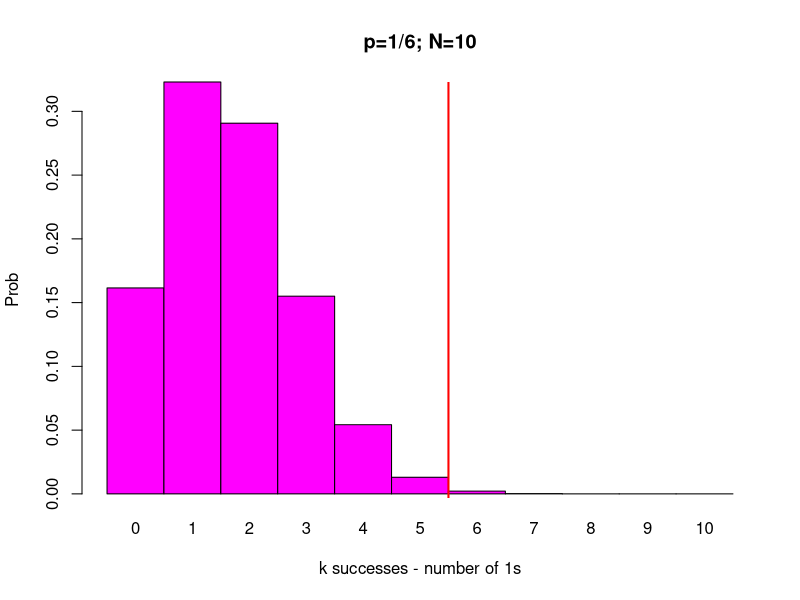

The R script that drew this image:
# Let's say you are playing a game in which you want to roll a majority of 1's out of 6 sized die.
# So, if you have 10 rolls, you want to roll 5 or more ones let's see how likely this is.

# reset plot window
par(mfrow=c(1,1))

# Here, success is rolling a 1 - on a fair die this is simply 1 out of 6:
p = 1/6
#p = 0.9

# Lets start by having a game of 10 throws
nToss = 10
# What do we have to plot this?
help(dbinom)
# Hey!  that looks familiar!  
# Turns out R has a bunch of helper functions for the binomial distribution too!

# Ok, so our sequence now, instead of "x" which was our Z-scores, it is k-successes:
# Let's say we want to see how many successes we get up to nToss throws:
k_suc = seq(0,nToss) # note: we can only have whole numbers
barplot(dbinom(k_suc,size=nToss, prob=p), width=1, names.arg=k_suc, col='magenta', 
        xlab = 'k successes - number of 1s', 
        ylab = 'Prob',
        main='p=1/6; N=10', 
        space=0) # Note this space=0 is key to making our axis line up to our measurement!

# What does this graph represent again?
#  This is the probability of getting k number of 1s if we roll a total of N=10 times
# For example: the probability of not rolling a 1 at all in the game, out of 10 is ~0.15 or 15%.
#  Probability of rolling only one 1?  That is k=1, or about ~0.35, 35%.

# Lets plot our critera for winning - i.e. rolling 50% or more 1s.
#  In our game of 10 tosses, this is 5 or greater rolls of a 1.
abline(v=nToss*0.5+1, col='red', lw=2)
# Why +1 because we are starting our bars at 0 so we need to move 6 spaces!


# By eye we can see, the probability of >5 sucesses out of 10 throws is VERY small.
# We can even quantify this with:
print('Prob of majority of tosses being 1s = ')
print(1-pbinom(nToss*0.5, size=nToss, prob=p))
# note: 1- since we are looking for >, can also use "lower.tail" flip.


# What about if we toss 5 times? 100 times? **DO THIS**
# we see as n gets bigger, the situation gets worse!
# This is because we have an unlikely event = p < 0.5.
# The situation is reversed for p > 0.5 **GO BACK AND DO**

# This is because the binomial distribution loses its skew for large n => becomes more symmetric!
#  What distribution does it start to look like...?  We'll come back to this later!

# We now want to talk about the mean & SD of this distribution
### **BACK TO SLIDES***

##############################
# For the reader's interest, we won't cover:
# lets say I have 10 coins and I flip them all & ask if I 
# get heads (1) or tails (2)
# this is the same thing as asking if I flip 1 coin 10 times
# lets also say they have == probability
# rbinom(number of coins, number of times I flip all coins, probability of success)
outcomes = rbinom(n=10, size=1, prob=0.5)
print(outcomes)
# running the above a few times shows us that we get random heads or tails ~5 each
##############################

# BINOMIAL EXAMPLES

# Example 1:
#Suppose a university announced that it admitted 2,500 students for 
#   the following year’s freshman class. However, the university 
#   has dorm room spots for only 1,786 freshman students. If there 
#   is a 70% chance that an admitted student will decide to accept 
#   the offer and attend this university, what is the approximate 
#   probability that the university will not have enough dormitory 
#   room spots for the freshman class?

# Step 1: can we use the normal model?
n = 2500
p = 0.7
print(n*p)
print(n*(1-p))
# Both are > 10 so we are good to go!

# Step 2: Calculate mean and SD
normal_mean = n*p
normal_sd = (n*p*(1-p))**0.5

# Step 3: Use normal distribution to find this probability as a percentile
prob_norm = pnorm(1786,mean=normal_mean, sd=normal_sd, lower.tail=FALSE) # false because P(k>___)
print(prob_norm)

# Note: we could have also just as easily used R to do the binomial calculation:
prob_binom = pbinom(1786, size=2500, prob=0.7, lower.tail=FALSE)
print(prob_binom)

# So we can see they are very close to the same (even if slightly off)

# Example 2: 
# When telephones were just invented, there was a probability of 
# 80% of success in any attempt to make a telephone call. 
# What is the probability of 7 successful calls in 10 attempts?

# We can't use the normal model here since it small number stats.

# Because the binomial model is *discrete* we can actually use the "dbinom" function directly:
n = 10
p = 0.8
prob = dbinom(7, size=n, prob=p)
print(prob)
# Note that this is a feature of the binomial distribution and is not true of the normal
#  distribution!  The binomial distribution lives in a weird "inbetween" space of discrete
#  and continuous.

# Example 3:
# A manufacturer of silver pistons finds that on the average, 12% of her pistons are 
#   rejected because they are either oversize or undersize. 
# What is the probability that a batch of 10 pistons will contain
# (i) no more than 2 rejects?
# (ii) at least 2 rejects?

n = 10
p = 0.12 # note, here success = rejection!

# (i) 2 or less: so 0, 1, 2 rejects
#  We could do:
prob_way1 = dbinom(0,size=n,prob=p) + dbinom(1,size=n,prob=p) + dbinom(2, size=n,prob=p)
print(prob_way1)
# OR:
prob_way2 = pbinom(2,size=n, prob=p)
print(prob_way2)
# NOTE: asked for P(<= 2).  What if asked "probability of less than 2 rejects?) **LET THEM THINK**

# (ii) at least 2 rejects: so 2, 3, 4, 5, 6, 7, 8, 9, 10
# We could do what we did before but for many more additions of dbinom or...
#  we can note: P(>=2 rejects) = 1 - P(<= 1 reject)
# way 1:
prob_way1 = 1-(dbinom(0,size=n,prob=p) + dbinom(1,size=n,prob=p))
print(prob_way1)
# OR:
prob_way2 = 1-pbinom(1,size=n, prob=p)
print(prob_way2)  
# OR:
prob_way3 = pbinom(1,size=n, prob=p,lower.tail=FALSE)
print(prob_way3)  





